Frame 1 (no input): blank canvas, image omitted
Frame 60 (the mouse pressed at the canvas centre just before this capture): blank canvas, image omitted
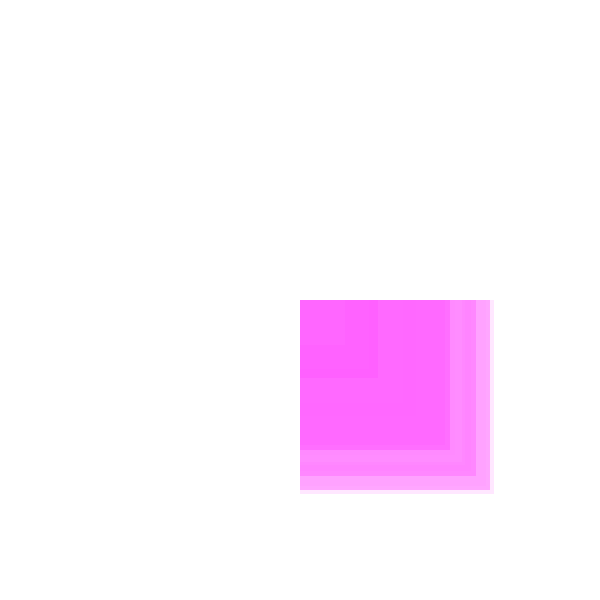
Frame 120 (the mouse held since frame 60 and released just before this capture)

The Processing sketch whose frames 1 and 60 were blank and that drew this single picture after the mouse press (run headless with seeded random() and noise(); from frame 60 on, the mouse is pressed at the canvas centre):

// Processing sketch: processing_140141
// ── processing_140141.pde


void setup(){
  frameRate(12);
  size (600,600) ;
  background (255);
  noStroke(); 
}


void draw(){
  
 if (mousePressed){  
   negyzet(mouseX,mouseY); 
 }
 
}

void negyzet(int x,int y){
    
  int nm= (int) random (width/3);
  int bl=(int)random(127)+80;
  int op=(int)random(255) ;
  fill(255,bl,255,op);;
  rect(x,y,nm,nm);

}
